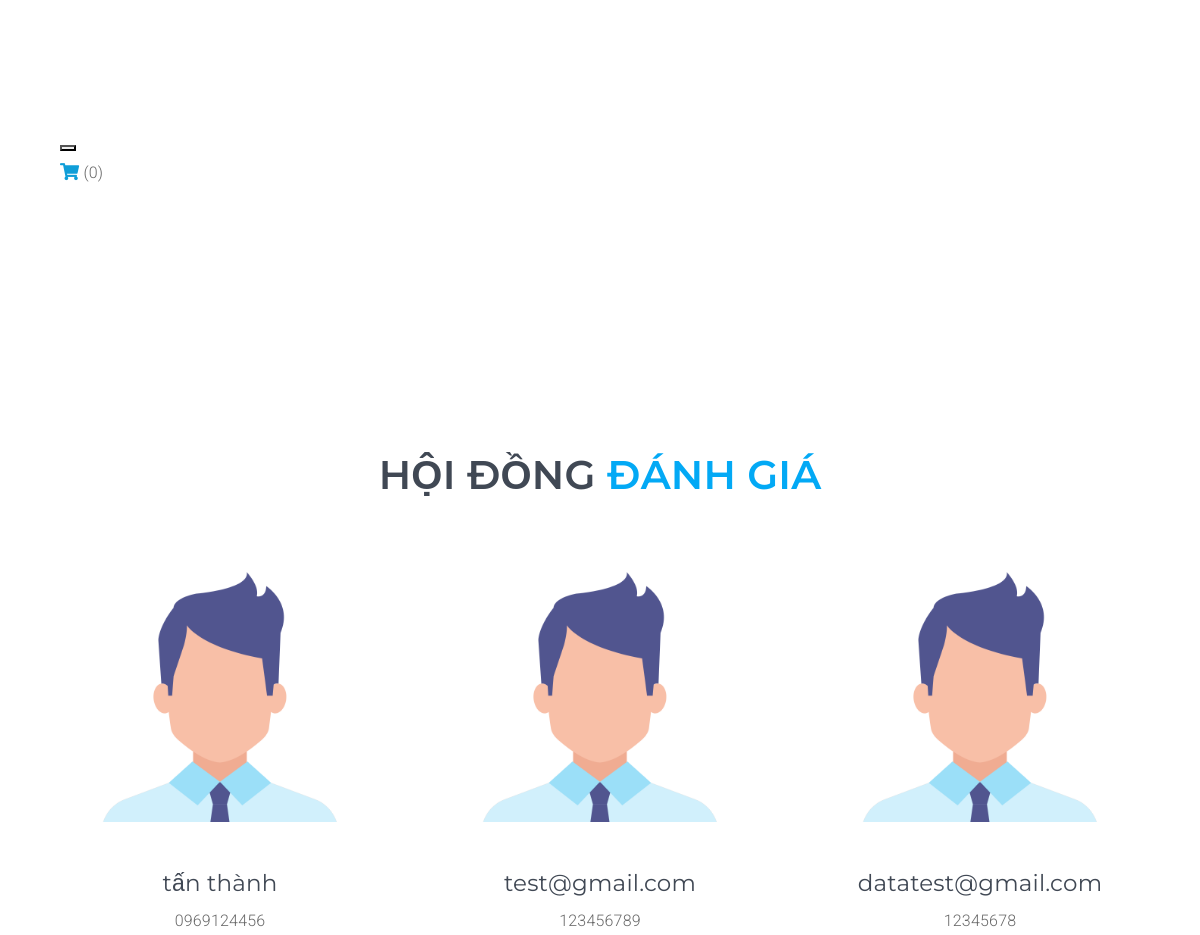
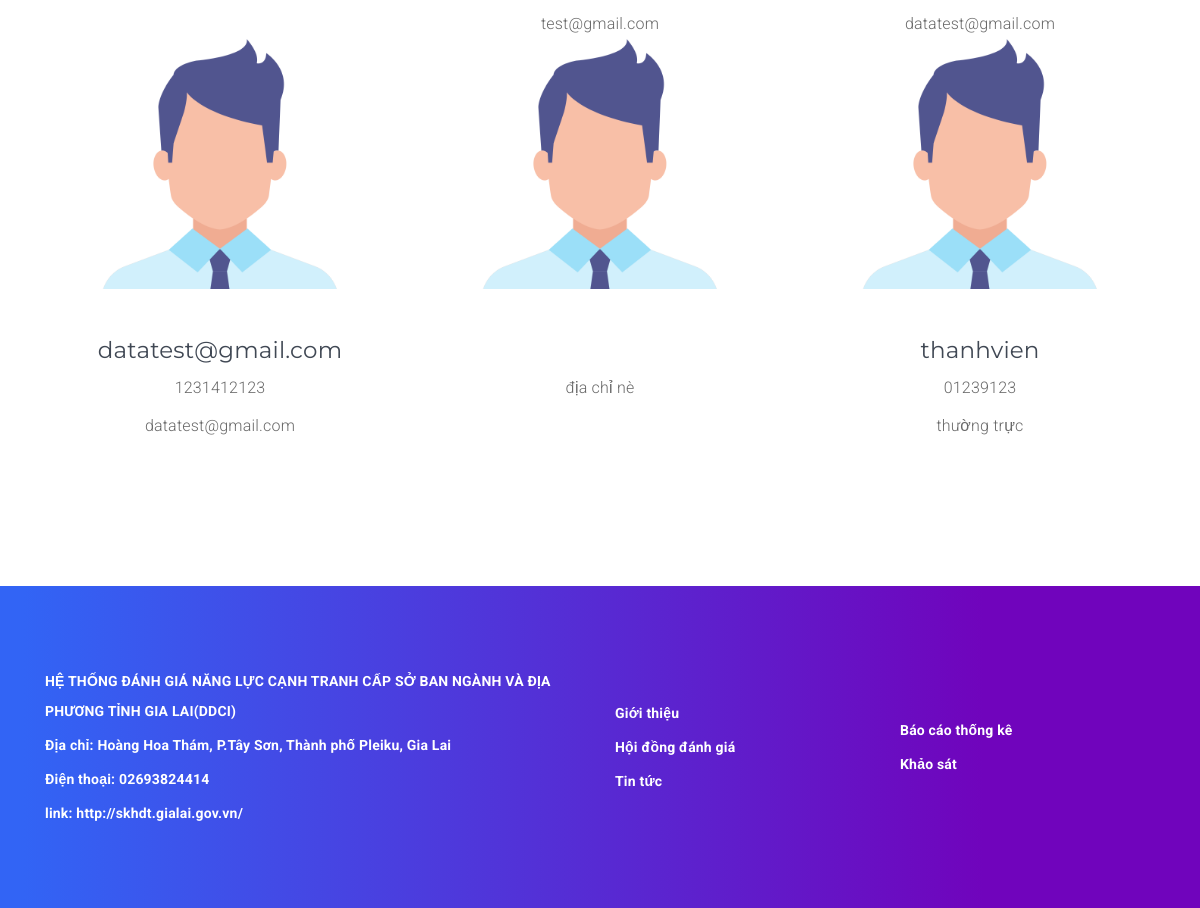
Page /index.php/gioithieu/hoidongdanhgia on the committed database (2 pictures, top to bottom).
### tables this page shows
CREATE TABLE `db_customer` (
  `id` int(11) NOT NULL,
  `fullname` varchar(100) NOT NULL,
  `username` varchar(100) NOT NULL,
  `password` varchar(32) NOT NULL,
  `chucvu` varchar(250) NOT NULL,
  `phone` varchar(13) NOT NULL,
  `email` varchar(50) NOT NULL,
  `created` datetime NOT NULL,
  `trash` int(1) NOT NULL DEFAULT 1,
  `status` int(1) NOT NULL DEFAULT 1,
  `img` varchar(200) NOT NULL
);

### application/controllers/Gioithieu.php (called while the page is built, shortened)
<?php
class Gioithieu extends CI_Controller {
    function __construct() {
        $this->data['com']='gioithieu';
        $this->load->model('frontend/Mcategory');
        $this->load->model('frontend/Mproduct');
        $this->load->model('frontend/Mcustomer');
    }
    public function hoidongdanhgia(){
        $this->data['title']='Hội đồng đánh giá';
        $this->load->library('phantrang');
        $limit=12;
        $current=$this->phantrang->PageCurrent();
        $first=$this->phantrang->PageFirst($limit, $current);
        $total=$this->Mcustomer->customer_count();
        $this->data['strphantrang']=$this->phantrang->PagePer($total, $current, $limit, $url='hoi-dong-danh-gia');
        $this->data['list']=$this->Mcustomer->customer_all($limit,$first);
        $this->data['view']='hoidongdanhgia';
		$this->load->view('frontend/layout',$this->data);
	}
}

### index.php (called while the page is built, shortened)
<?php
require_once BASEPATH.'core/CodeIgniter.php';

### application/models/frontend/Mcustomer.php (called while the page is built, shortened)
<?php if ( ! defined('BASEPATH')) exit('No direct script access allowed');
class Mcustomer extends CI_Model {
	public function __construct(){
        $this->table = $this->db->dbprefix('customer');
    }
    public function customer_all($limit, $first)
    {
        $this->db->where('trash', 1);
        $this->db->order_by('created', 'desc');
        $query = $this->db->get($this->table, $limit, $first);
        return $query->result_array();
    }
    public function customer_count()
    {
        $this->db->where('status', 1);
        $this->db->where('trash', 1);
        $query = $this->db->get($this->table);
        return count($query->result_array());
    }
}

### application/views/frontend/components/gioithieu/hoidongdanhgia.php (the view, shortened to what this page needs)
<section class="text-center" id="team">
    <div class="container">
        <div class="row">
            <div class="col-md-12">
                <div class="heading-area mx-570 mb-5">
                    <h2 class="title">HỘI ĐỒNG <span class="alt-color js-rotating">ĐÁNH GIÁ, THẨM ĐỊNH</span></h2>
                </div>
            </div>
        </div>
        <div class="row wow fadeInUp">
            <?php if(count($list)==0): ?>
            <p>Không có sản phẩm !</p>
            <?php else : ?>
            <?php foreach ($list as $sp) :?>
            <div class="col-md-4">
                <div class="team-item">
                    <img alt="image" class="team-image" src="<?php echo base_url() ?>/public/agency/img/man.png">
                    <div class="name">
                        <h6><?php echo $sp['fullname'] ?></h6>
                    </div>
                    <p class="designation mb-2"><?php echo $sp['phone'] ?></p>
                    <p class="designation mb-2"><?php echo $sp['chucvu'] ?></p>
                </div>
            </div>
            <?php endforeach; ?>
        </div>
        <?php endif; ?>
    </div>
</section>

### application/views/frontend/layout.php (shortened to what this page needs)
<!DOCTYPE html>
<html lang="en">
<head>
    <link href="<?php echo base_url() ?>/public/vendor/css/bundle.min.css" rel="stylesheet">
    <link href="<?php echo base_url() ?>/public/vendor/css/revolution-settings.min.css" rel="stylesheet">
    <link href="<?php echo base_url() ?>/public/vendor/css/jquery.fancybox.min.css" rel="stylesheet">
    <link href="<?php echo base_url() ?>/public/vendor/css/owl.carousel.min.css" rel="stylesheet">
    <link href="<?php echo base_url() ?>/public/vendor/css/swiper.min.css" rel="stylesheet">
    <link href="<?php echo base_url() ?>/public/vendor/css/cubeportfolio.min.css" rel="stylesheet">
    <link href="<?php echo base_url() ?>/public/agency/css/style.css" rel="stylesheet">
</head>
<body>
    <?php
	if (isset($com, $view)) {
        if($com =="trangchu"){
            $this->load->view('frontend/modules/topbar2');
        }else{
            $this->load->view('frontend/modules/topbar');
        }
    $this->load->view('frontend/components/' . $com . '/' . $view);
    } else
    $this->load->view('frontend/components/Error404/index');
    ?>
    <?php
	$this->load->view('frontend/modules/footer');
	?>
</body>
</html>

### application/views/frontend/modules/topbar.php (shortened to what this page needs)
<section id="header"">
	<nav class="navbar" style="z-index: 9999">
		<div class="container">
			<div class="col-md-12 col-lg-12">
				<div class="navbar-header">
					<button type="button" class="navbar-toggle collapsed pull-right" data-toggle="collapse" data-target="#navbar" aria-expanded="false" aria-controls="navbar">
					</button>
					<div class="icon-cart-mobile hidden-md hidden-lg">
						<a href="gio-hang">
							<i class="fa fa-shopping-cart" aria-hidden="true" style="color: #0f9ed8; font-size: 17px;"></i>
							<span>(<?php
                               if($this->session->userdata('cart')){
                                $val = $this->session->userdata('cart');
                                echo count($val);
                            }else{
                                echo 0;
                            }
                            ?>)</span>
                        </a>
                    </div>
                </div>
            </div>
        </div>
    </nav>
</section>

### application/views/frontend/modules/footer.php
<footer class="footer-style-1 gradient-bg1">
    <div class="container">
        <div class="row align-items-center ">
            <div class="col-md-6 text-md-left">
                <p class="company-about fadeIn mb-1">HỆ THỐNG ĐÁNH GIÁ NĂNG LỰC CẠNH TRANH
                    CẤP SỞ BAN NGÀNH VÀ ĐỊA PHƯƠNG TỈNH GIA LAI(DDCI)
                </p>
                <p class="company-about fadeIn mb-1"> Địa chỉ: Hoàng Hoa Thám, P.Tây Sơn, Thành phố Pleiku, Gia Lai
                </p>
                <p class="company-about fadeIn mb-1"> Điện thoại: 02693824414</p>
                <p class="company-about fadeIn mb-1">link: http://skhdt.gialai.gov.vn/</p>
            </div>
            <div class="col-md-3 text-md-left">
                <p class="company-about fadeIn mb-1">Giới thiệu
                </p>
                <p class="company-about fadeIn mb-1"> Hội đồng đánh giá</p>
                <p class="company-about fadeIn mb-1">Tin tức</p>
            </div>
            <div class="col-md-3 text-md-left">
                <p class="company-about fadeIn mb-1">Báo cáo thống kê
                </p>
                <p class="company-about fadeIn mb-1"> Khảo sát</p>
            </div>
        </div>
    </div>
</footer>

### rows in the picture
db_customer: fullname "tấn thành", phone "0969124456"
db_customer: fullname "test@gmail.com", phone "123456789", chucvu "test@gmail.com"
db_customer: fullname "datatest@gmail.com", phone "12345678", chucvu "datatest@gmail.com"
db_customer: fullname "datatest@gmail.com", phone "1231412123", chucvu "datatest@gmail.com"
db_customer: chucvu "địa chỉ nè"
db_customer: fullname "thanhvien", phone "01239123", chucvu "thường trực"
